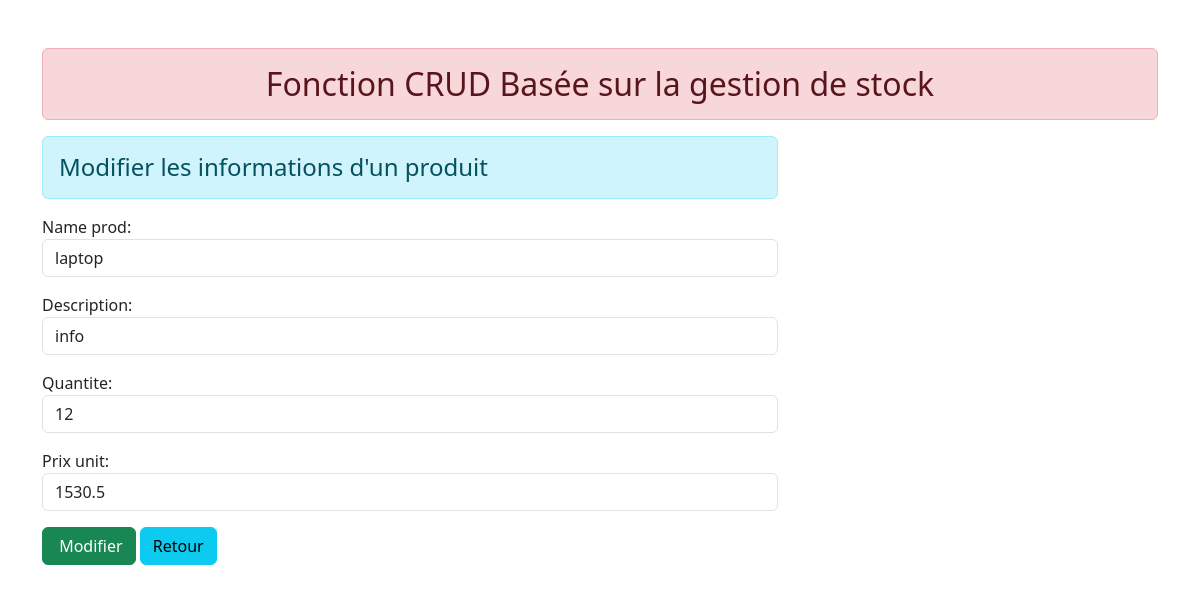
Page /produits/update/13/ on the committed database.
### inventory/models.py (models this page shows)
class Produit(models.Model):
    name_prod = models.CharField(max_length= 70)
    description = models.CharField(max_length=100)
    quantite =models.IntegerField()
    prix_unit =models.FloatField()

### inventory/views.py (the view)
# urls.py: path('produits/update/<int:id>/',views.update_produit, name ="update_produit"),
def update_produit(request,id):
    if request.method =='POST':
        pr = Produit.objects.get(pk = id)
        fm = ProduitRegistration(request.POST, instance= pr)
        if fm.is_valid():
            fm.save()
    else:
        pr = Produit.objects.get(pk =id)
        fm = ProduitRegistration(instance=pr)
    return render(request, 'inventory/update_produit.html',{'form':fm})

### inventory/forms.py
class ProduitRegistration(forms.ModelForm):
    class Meta:
        model = Produit
        fields = ['name_prod','description','quantite','prix_unit']
        widgets = {
            'name_prod': forms.TextInput(attrs={'class': 'form-control'}),
            'description': forms.TextInput(attrs={'class': 'form-control'}),
            'quantite': forms.TextInput(attrs={'class': 'form-control'}),
            'prix_unit':forms.TextInput(attrs={'class': 'form-control'})
        }

### inventory/templates/inventory/update_produit.html (shortened to what this page needs)
{% extends 'inventory/base.html' %}
{% block content %}
<div class="row">
    <div class="col-sm-8" offset-2>
        <h4 class="alert alert-info">Modifier les informations d'un produit{{id}}</h4>
        <form action="" method="post">
            {{form.as_p}}
            <input type="submit" class="btn btn-success" value=" Modifier">
            <a href="{% url 'add_show_produit' %}" class="btn btn-info">Retour </a>
        </form>
    </div>
</div>
{% endblock content %}

### rows in the picture
Produit: name_prod "laptop", description "info", quantite "12", prix_unit "1530.5"
